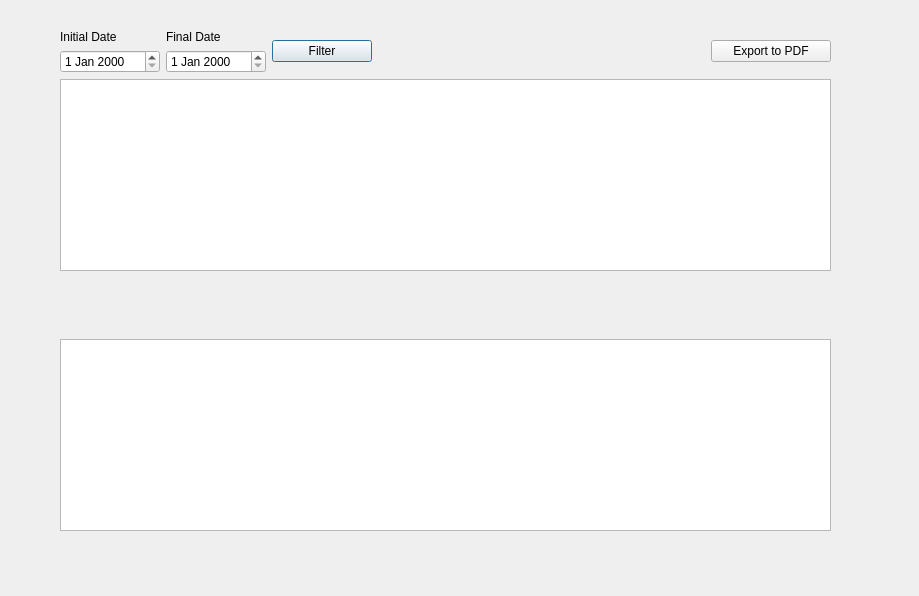
<?xml version="1.0" encoding="UTF-8"?>
<ui version="4.0">
 <class>SalesManagementWindow</class>
 <widget class="QDialog" name="SalesManagementWindow">
  <property name="geometry">
   <rect>
    <x>0</x>
    <y>0</y>
    <width>919</width>
    <height>596</height>
   </rect>
  </property>
  <property name="windowTitle">
   <string>Dialog</string>
  </property>
  <widget class="QWidget" name="">
   <property name="geometry">
    <rect>
     <x>60</x>
     <y>30</y>
     <width>771</width>
     <height>501</height>
    </rect>
   </property>
   <layout class="QVBoxLayout" name="verticalLayout_3">
    <item>
     <layout class="QHBoxLayout" name="horizontalLayout">
      <item>
       <layout class="QVBoxLayout" name="verticalLayout">
        <property name="sizeConstraint">
         <enum>QLayout::SetFixedSize</enum>
        </property>
        <item>
         <widget class="QLabel" name="label_initialDate">
          <property name="text">
           <string>Initial Date</string>
          </property>
         </widget>
        </item>
        <item>
         <widget class="QDateEdit" name="dateEdit_initial">
          <property name="minimumSize">
           <size>
            <width>100</width>
            <height>0</height>
           </size>
          </property>
         </widget>
        </item>
       </layout>
      </item>
      <item>
       <layout class="QVBoxLayout" name="verticalLayout_2">
        <item>
         <widget class="QLabel" name="label_finalDate">
          <property name="text">
           <string>Final Date</string>
          </property>
         </widget>
        </item>
        <item>
         <widget class="QDateEdit" name="dateEdit_final">
          <property name="minimumSize">
           <size>
            <width>100</width>
            <height>0</height>
           </size>
          </property>
         </widget>
        </item>
       </layout>
      </item>
      <item>
       <widget class="QPushButton" name="pushButton_filter">
        <property name="minimumSize">
         <size>
          <width>100</width>
          <height>0</height>
         </size>
        </property>
        <property name="text">
         <string>Filter</string>
        </property>
       </widget>
      </item>
      <item>
       <spacer name="horizontalSpacer">
        <property name="orientation">
         <enum>Qt::Horizontal</enum>
        </property>
        <property name="sizeHint" stdset="0">
         <size>
          <width>40</width>
          <height>20</height>
         </size>
        </property>
       </spacer>
      </item>
      <item>
       <widget class="QPushButton" name="pushButton_exportPdf">
        <property name="minimumSize">
         <size>
          <width>120</width>
          <height>0</height>
         </size>
        </property>
        <property name="text">
         <string>Export to PDF</string>
        </property>
       </widget>
      </item>
     </layout>
    </item>
    <item>
     <widget class="QTableWidget" name="tableWidget_sales"/>
    </item>
    <item>
     <spacer name="verticalSpacer">
      <property name="orientation">
       <enum>Qt::Vertical</enum>
      </property>
      <property name="sizeHint" stdset="0">
       <size>
        <width>20</width>
        <height>40</height>
       </size>
      </property>
     </spacer>
    </item>
    <item>
     <widget class="QTableWidget" name="tableWidget_productsSales"/>
    </item>
   </layout>
  </widget>
 </widget>
 <resources/>
 <connections/>
</ui>
